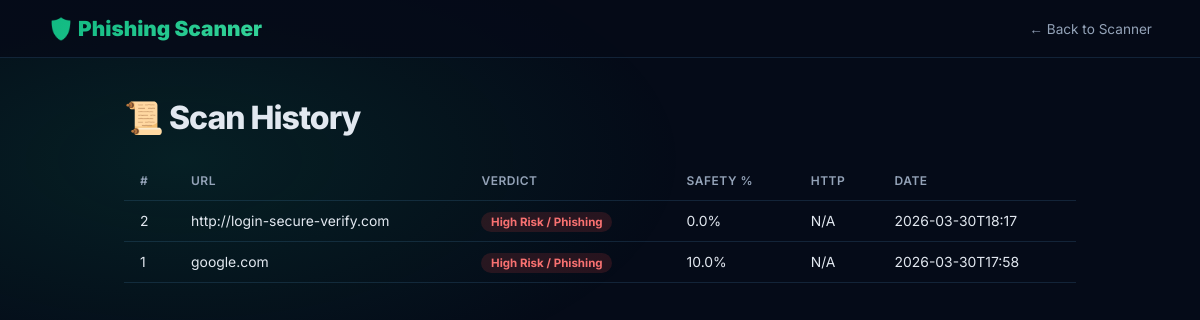
/phishing/history, run on an earlier commit of the app's database.
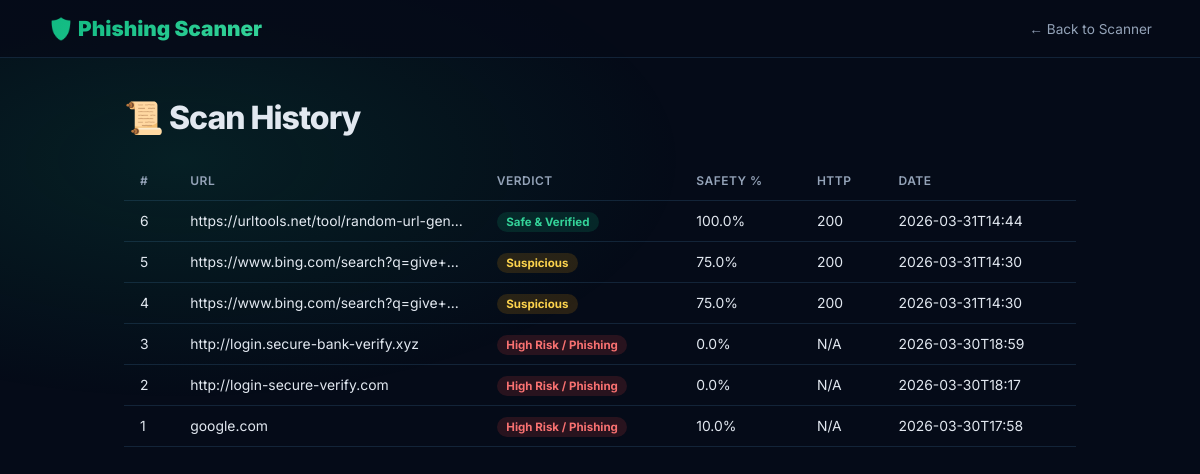
And on a later commit of the database.
### tables this page shows
CREATE TABLE logs (
                id INTEGER PRIMARY KEY AUTOINCREMENT,
                url TEXT, verdict TEXT, score REAL, safe_percent REAL,
                http_status INTEGER, domain_exists INTEGER, online INTEGER,
                tls_valid INTEGER, title TEXT, created_at TEXT
            );

### blueprints/phishing_bp.py (the view)
@phishing_bp.route("/history")
def history():
    db = _get_db()
    rows = db.execute("SELECT * FROM logs ORDER BY id DESC LIMIT 200").fetchall()
    return render_template("phishing_history.html", rows=rows)

### blueprints/insta_bp.py (called while the page is built)
@insta_bp.teardown_app_request
def _close_db(exc):
    db = getattr(g, "_insta_db", None)
    if db:
        db.close()

### blueprints/phishing_bp.py (called while the page is built)
def _get_db():
    db = getattr(g, "_phish_db", None)
    if db is None:
        db = g._phish_db = sqlite3.connect(DB_PATH)
        db.execute("""
            CREATE TABLE IF NOT EXISTS logs (
                id INTEGER PRIMARY KEY AUTOINCREMENT,
                url TEXT, verdict TEXT, score REAL, safe_percent REAL,
                http_status INTEGER, domain_exists INTEGER, online INTEGER,
                tls_valid INTEGER, title TEXT, created_at TEXT
            )
        """)
        db.commit()
    return db

@phishing_bp.teardown_app_request
def _close_db(exc):
    db = getattr(g, "_phish_db", None)
    if db:
        db.close()

### templates/phishing_history.html (shortened to what this page needs)
<!DOCTYPE html>
<html lang="en">
<head>
</head>
<body>
<header>
  <div class="logo">🛡️ Phishing Scanner</div>
  <a class="back" href="/phishing">← Back to Scanner</a>
</header>
<div class="container">
  <h1>📜 Scan History</h1>
  {% if rows %}
  <table>
    <thead><tr><th>#</th><th>URL</th><th>Verdict</th><th>Safety %</th><th>HTTP</th><th>Date</th></tr></thead>
    <tbody>
    {% for row in rows %}
    {% set cls = 'safe' if row[4] >= 85 else ('warn' if row[4] >= 60 else 'risky') %}
    <tr>
      <td>{{ row[0] }}</td>
      <td title="{{ row[1] }}">{{ row[1] }}</td>
      <td><span class="badge {{ cls }}">{{ row[2] }}</span></td>
      <td>{{ row[4] }}%</td>
      <td>{{ row[5] or 'N/A' }}</td>
      <td>{{ row[10][:16] if row[10] else '' }}</td>
    </tr>
    {% endfor %}
    </tbody>
  </table>
  {% else %}
  <p style="color:var(--muted);margin-top:2rem;">No scans yet.</p>
  {% endif %}
</div>
</body>
</html>

### templates/phishing_history.html (style rules this page uses)
:root { --bg:#050b18;--border:rgba(99,179,237,.15);--muted:#94a3b8;--text:#e2e8f0; }
* { box-sizing:border-box;margin:0;padding:0; }
body { font-family:'Inter',sans-serif;background:var(--bg);color:var(--text);min-height:100vh; }
body::before { content:'';position:fixed;inset:0;z-index:-1; background:radial-gradient(ellipse 70% 50% at 15% 20%,rgba(16,185,129,.12) 0%,transparent 60%); }
header { display:flex;align-items:center;justify-content:space-between;padding:1rem 3rem; border-bottom:1px solid var(--border);background:rgba(5,11,24,.8); }
.logo { font-size:1.3rem;font-weight:900;background:linear-gradient(135deg,#10b981,#34d399); -webkit-background-clip:text;-webkit-text-fill-color:transparent; }
.back { color:var(--muted);font-size:.85rem;text-decoration:none; }
.container { max-width:1000px;margin:0 auto;padding:2.5rem 1.5rem; }
h1 { font-size:2rem;font-weight:800;margin-bottom:1.5rem;letter-spacing:-1px; }
table { width:100%;border-collapse:collapse; }
th,td { padding:.75rem 1rem;text-align:left;border-bottom:1px solid var(--border);font-size:.87rem; }
th { color:var(--muted);font-weight:600;font-size:.75rem;text-transform:uppercase;letter-spacing:.5px; }
td:nth-child(2) { max-width:250px;overflow:hidden;text-overflow:ellipsis;white-space:nowrap; }
.badge { padding:.2rem .6rem;border-radius:999px;font-size:.72rem;font-weight:700; }
.safe { background:rgba(16,185,129,.15);color:#34d399; }
.warn { background:rgba(245,158,11,.15);color:#fcd34d; }
.risky { background:rgba(239,68,68,.15);color:#f87171; }

What changed in the data, as far as the page shows it:
added logs: id "6", url "https://urltools.net/tool/random-url-gen…", verdict "Safe & Verified", safe_percent "100.0", http_status "200", created_at "2026-03-31T14:44"
added logs: id "5", url "https://www.bing.com/search?q=give+…", verdict "Suspicious", safe_percent "75.0", http_status "200", created_at "2026-03-31T14:30"
added logs: id "4", url "https://www.bing.com/search?q=give+…", verdict "Suspicious", safe_percent "75.0", http_status "200", created_at "2026-03-31T14:30"
added logs: id "3", url "http://login.secure-bank-verify.xyz", verdict "High Risk / Phishing", safe_percent "0.0", row "N/A", created_at "2026-03-30T18:59"
